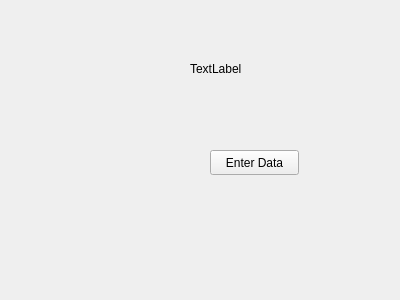
<?xml version="1.0" encoding="UTF-8"?>
<ui version="4.0">
 <class>EnterData</class>
 <widget class="QWidget" name="EnterData">
  <property name="geometry">
   <rect>
    <x>0</x>
    <y>0</y>
    <width>400</width>
    <height>300</height>
   </rect>
  </property>
  <property name="windowTitle">
   <string>Form</string>
  </property>
  <widget class="QLabel" name="instruction">
   <property name="geometry">
    <rect>
     <x>190</x>
     <y>60</y>
     <width>67</width>
     <height>17</height>
    </rect>
   </property>
   <property name="text">
    <string>TextLabel</string>
   </property>
  </widget>
  <widget class="QPushButton" name="start">
   <property name="geometry">
    <rect>
     <x>210</x>
     <y>150</y>
     <width>89</width>
     <height>25</height>
    </rect>
   </property>
   <property name="text">
    <string>Enter Data</string>
   </property>
  </widget>
 </widget>
 <resources/>
 <connections/>
</ui>
